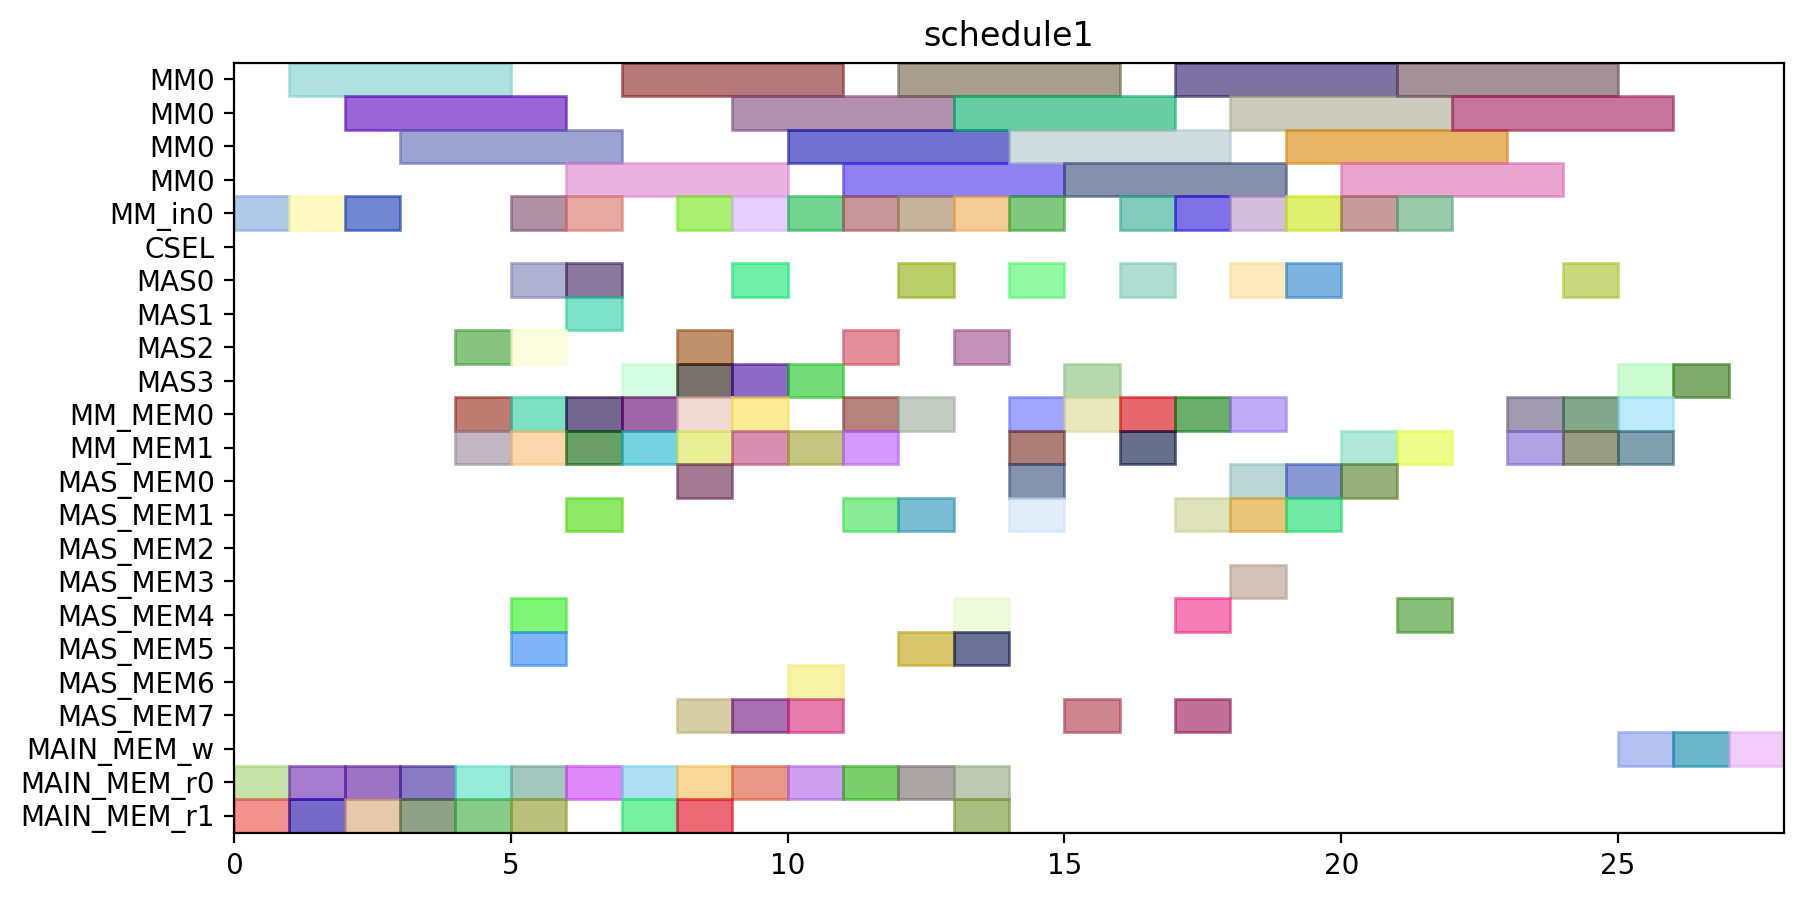

Python code for this plot:
from pyschedule import Scenario, solvers, plotters, alt


def solve():
	horizon = 141
	S = Scenario("schedule1", horizon=horizon)

	# resource
	MM = S.Resources('MM', num=1, size=4)
	MM_in = S.Resources('MM_in', num=1)
	CSEL = S.Resource('CSEL')
	MAS = S.Resources('MAS', num=4, size=1, periods=range(1, horizon))
	MM_MEM = S.Resources('MM_MEM', num=2)
	MAS_MEM = S.Resources('MAS_MEM', num=8)
	MAIN_MEM_w = S.Resource('MAIN_MEM_w', size=1)
	MAIN_MEM_r = S.Resources('MAIN_MEM_r', num=2)

	# result of previous scheduling
	t0_in = S.Task('t0_in', length=1, delay_cost=1)
	S += t0_in >= 0
	t0_in += MM_in[0]

	t0_mem0 = S.Task('t0_mem0', length=1, delay_cost=1)
	S += t0_mem0 >= 0
	t0_mem0 += MAIN_MEM_r[0]

	t0_mem1 = S.Task('t0_mem1', length=1, delay_cost=1)
	S += t0_mem1 >= 0
	t0_mem1 += MAIN_MEM_r[1]

	t0 = S.Task('t0', length=4, delay_cost=1)
	S += t0 >= 1
	t0 += MM[0]

	t2_in = S.Task('t2_in', length=1, delay_cost=1)
	S += t2_in >= 1
	t2_in += MM_in[0]

	t2_mem0 = S.Task('t2_mem0', length=1, delay_cost=1)
	S += t2_mem0 >= 1
	t2_mem0 += MAIN_MEM_r[0]

	t2_mem1 = S.Task('t2_mem1', length=1, delay_cost=1)
	S += t2_mem1 >= 1
	t2_mem1 += MAIN_MEM_r[1]

	t2 = S.Task('t2', length=4, delay_cost=1)
	S += t2 >= 2
	t2 += MM[0]

	t24_mem0 = S.Task('t24_mem0', length=1, delay_cost=1)
	S += t24_mem0 >= 4
	t24_mem0 += MM_MEM[0]

	t24_mem1 = S.Task('t24_mem1', length=1, delay_cost=1)
	S += t24_mem1 >= 4
	t24_mem1 += MM_MEM[1]

	t24 = S.Task('t24', length=1, delay_cost=1)
	S += t24 >= 5
	t24 += MAS[0]

	t3_mem0 = S.Task('t3_mem0', length=1, delay_cost=1)
	S += t3_mem0 >= 5
	t3_mem0 += MAIN_MEM_r[0]

	t3_mem1 = S.Task('t3_mem1', length=1, delay_cost=1)
	S += t3_mem1 >= 5
	t3_mem1 += MAIN_MEM_r[1]

	t25_mem0 = S.Task('t25_mem0', length=1, delay_cost=1)
	S += t25_mem0 >= 6
	t25_mem0 += MM_MEM[0]

	t25_mem1 = S.Task('t25_mem1', length=1, delay_cost=1)
	S += t25_mem1 >= 6
	t25_mem1 += MAS_MEM[1]

	t26_in = S.Task('t26_in', length=1, delay_cost=1)
	S += t26_in >= 6
	t26_in += MM_in[0]

	t26_mem0 = S.Task('t26_mem0', length=1, delay_cost=1)
	S += t26_mem0 >= 6
	t26_mem0 += MAIN_MEM_r[0]

	t26_mem1 = S.Task('t26_mem1', length=1, delay_cost=1)
	S += t26_mem1 >= 6
	t26_mem1 += MM_MEM[1]

	t3 = S.Task('t3', length=1, delay_cost=1)
	S += t3 >= 6
	t3 += MAS[0]

	t25 = S.Task('t25', length=1, delay_cost=1)
	S += t25 >= 7
	t25 += MAS[3]

	t26 = S.Task('t26', length=4, delay_cost=1)
	S += t26 >= 7
	t26 += MM[0]

	t4_mem0 = S.Task('t4_mem0', length=1, delay_cost=1)
	S += t4_mem0 >= 7
	t4_mem0 += MAIN_MEM_r[0]

	t4_mem1 = S.Task('t4_mem1', length=1, delay_cost=1)
	S += t4_mem1 >= 7
	t4_mem1 += MAIN_MEM_r[1]

	t6_mem0 = S.Task('t6_mem0', length=1, delay_cost=1)
	S += t6_mem0 >= 7
	t6_mem0 += MM_MEM[0]

	t6_mem1 = S.Task('t6_mem1', length=1, delay_cost=1)
	S += t6_mem1 >= 7
	t6_mem1 += MM_MEM[1]

	t4 = S.Task('t4', length=1, delay_cost=1)
	S += t4 >= 8
	t4 += MAS[3]

	t5_in = S.Task('t5_in', length=1, delay_cost=1)
	S += t5_in >= 8
	t5_in += MM_in[0]

	t5_mem0 = S.Task('t5_mem0', length=1, delay_cost=1)
	S += t5_mem0 >= 8
	t5_mem0 += MAS_MEM[0]

	t5_mem1 = S.Task('t5_mem1', length=1, delay_cost=1)
	S += t5_mem1 >= 8
	t5_mem1 += MAS_MEM[7]

	t6 = S.Task('t6', length=1, delay_cost=1)
	S += t6 >= 8
	t6 += MAS[2]

	t5 = S.Task('t5', length=4, delay_cost=1)
	S += t5 >= 9
	t5 += MM[0]

	t28_mem0 = S.Task('t28_mem0', length=1, delay_cost=1)
	S += t28_mem0 >= 10
	t28_mem0 += MAS_MEM[6]

	t28_mem1 = S.Task('t28_mem1', length=1, delay_cost=1)
	S += t28_mem1 >= 10
	t28_mem1 += MM_MEM[1]

	t27_in = S.Task('t27_in', length=1, delay_cost=1)
	S += t27_in >= 11
	t27_in += MM_in[0]

	t27_mem0 = S.Task('t27_mem0', length=1, delay_cost=1)
	S += t27_mem0 >= 11
	t27_mem0 += MAIN_MEM_r[0]

	t27_mem1 = S.Task('t27_mem1', length=1, delay_cost=1)
	S += t27_mem1 >= 11
	t27_mem1 += MAS_MEM[1]

	t28 = S.Task('t28', length=1, delay_cost=1)
	S += t28 >= 11
	t28 += MAS[2]

	t29_mem0 = S.Task('t29_mem0', length=1, delay_cost=1)
	S += t29_mem0 >= 11
	t29_mem0 += MM_MEM[0]

	t29_mem1 = S.Task('t29_mem1', length=1, delay_cost=1)
	S += t29_mem1 >= 11
	t29_mem1 += MM_MEM[1]

	t27 = S.Task('t27', length=4, delay_cost=1)
	S += t27 >= 12
	t27 += MM[0]

	t29 = S.Task('t29', length=1, delay_cost=1)
	S += t29 >= 12
	t29 += MAS[0]

	t30_in = S.Task('t30_in', length=1, delay_cost=1)
	S += t30_in >= 12
	t30_in += MM_in[0]

	t30_mem0 = S.Task('t30_mem0', length=1, delay_cost=1)
	S += t30_mem0 >= 12
	t30_mem0 += MAIN_MEM_r[0]

	t30_mem1 = S.Task('t30_mem1', length=1, delay_cost=1)
	S += t30_mem1 >= 12
	t30_mem1 += MAS_MEM[1]

	t7_mem0 = S.Task('t7_mem0', length=1, delay_cost=1)
	S += t7_mem0 >= 12
	t7_mem0 += MM_MEM[0]

	t7_mem1 = S.Task('t7_mem1', length=1, delay_cost=1)
	S += t7_mem1 >= 12
	t7_mem1 += MAS_MEM[5]

	t30 = S.Task('t30', length=4, delay_cost=1)
	S += t30 >= 13
	t30 += MM[0]

	t35_in = S.Task('t35_in', length=1, delay_cost=1)
	S += t35_in >= 13
	t35_in += MM_in[0]

	t35_mem0 = S.Task('t35_mem0', length=1, delay_cost=1)
	S += t35_mem0 >= 13
	t35_mem0 += MAS_MEM[4]

	t35_mem1 = S.Task('t35_mem1', length=1, delay_cost=1)
	S += t35_mem1 >= 13
	t35_mem1 += MAS_MEM[5]

	t7 = S.Task('t7', length=1, delay_cost=1)
	S += t7 >= 13
	t7 += MAS[2]

	t20_mem0 = S.Task('t20_mem0', length=1, delay_cost=1)
	S += t20_mem0 >= 14
	t20_mem0 += MM_MEM[0]

	t20_mem1 = S.Task('t20_mem1', length=1, delay_cost=1)
	S += t20_mem1 >= 14
	t20_mem1 += MM_MEM[1]

	t35 = S.Task('t35', length=4, delay_cost=1)
	S += t35 >= 14
	t35 += MM[0]

	t20 = S.Task('t20', length=1, delay_cost=1)
	S += t20 >= 15
	t20 += MAS[3]

	t31_in = S.Task('t31_in', length=1, delay_cost=1)
	S += t31_in >= 16
	t31_in += MM_in[0]

	t31_mem0 = S.Task('t31_mem0', length=1, delay_cost=1)
	S += t31_mem0 >= 16
	t31_mem0 += MM_MEM[0]

	t31_mem1 = S.Task('t31_mem1', length=1, delay_cost=1)
	S += t31_mem1 >= 16
	t31_mem1 += MM_MEM[1]

	t31 = S.Task('t31', length=4, delay_cost=1)
	S += t31 >= 17
	t31 += MM[0]


	# new tasks
	t1 = S.Task('t1', length=4, delay_cost=1)
	t1 += alt(MM)
	t1_in = S.Task('t1_in', length=1, delay_cost=1)
	t1_in += alt(MM_in)
	S += t1_in*MM_in[0]<=t1*MM[0]
	S += t1<8

	t1_mem0 = S.Task('t1_mem0', length=1, delay_cost=1)
	t1_mem0 += MAIN_MEM_r[0]
	S += t1_mem0 <= t1

	t1_mem1 = S.Task('t1_mem1', length=1, delay_cost=1)
	t1_mem1 += MAIN_MEM_r[1]
	S += t1_mem1 <= t1

	t8 = S.Task('t8', length=1, delay_cost=1)
	t8 += alt(MAS)
	S += t8<6

	t8_mem0 = S.Task('t8_mem0', length=1, delay_cost=1)
	t8_mem0 += MAIN_MEM_r[0]
	S += t8_mem0 <= t8

	t8_mem1 = S.Task('t8_mem1', length=1, delay_cost=1)
	t8_mem1 += MAIN_MEM_r[1]
	S += t8_mem1 <= t8

	t9 = S.Task('t9', length=1, delay_cost=1)
	t9 += alt(MAS)
	S += t9<6

	t9_mem0 = S.Task('t9_mem0', length=1, delay_cost=1)
	t9_mem0 += MAIN_MEM_r[0]
	S += t9_mem0 <= t9

	t9_mem1 = S.Task('t9_mem1', length=1, delay_cost=1)
	t9_mem1 += MAIN_MEM_r[1]
	S += t9_mem1 <= t9

	t13 = S.Task('t13', length=1, delay_cost=1)
	t13 += alt(MAS)
	S += t13<15

	t13_mem0 = S.Task('t13_mem0', length=1, delay_cost=1)
	t13_mem0 += MAIN_MEM_r[0]
	S += t13_mem0 <= t13

	t13_mem1 = S.Task('t13_mem1', length=1, delay_cost=1)
	t13_mem1 += MAIN_MEM_r[1]
	S += t13_mem1 <= t13

	t14 = S.Task('t14', length=1, delay_cost=1)
	t14 += alt(MAS)
	S += t14<15

	t14_mem0 = S.Task('t14_mem0', length=1, delay_cost=1)
	t14_mem0 += MAIN_MEM_r[0]
	S += t14_mem0 <= t14

	t14_mem1 = S.Task('t14_mem1', length=1, delay_cost=1)
	t14_mem1 += MAIN_MEM_r[1]
	S += t14_mem1 <= t14

	t10 = S.Task('t10', length=4, delay_cost=1)
	t10 += alt(MM)
	t10_in = S.Task('t10_in', length=1, delay_cost=1)
	t10_in += alt(MM_in)
	S += t10_in*MM_in[0]<=t10*MM[0]
	S += t10<10

	t10_mem0 = S.Task('t10_mem0', length=1, delay_cost=1)
	t10_mem0 += alt(MAS_MEM)
	S += (t8*MAS[0])-1 < t10_mem0*MAS_MEM[0]
	S += (t8*MAS[1])-1 < t10_mem0*MAS_MEM[2]
	S += (t8*MAS[2])-1 < t10_mem0*MAS_MEM[4]
	S += (t8*MAS[3])-1 < t10_mem0*MAS_MEM[6]
	S += t10_mem0 <= t10

	t10_mem1 = S.Task('t10_mem1', length=1, delay_cost=1)
	t10_mem1 += alt(MAS_MEM)
	S += (t9*MAS[0])-1 < t10_mem1*MAS_MEM[1]
	S += (t9*MAS[1])-1 < t10_mem1*MAS_MEM[3]
	S += (t9*MAS[2])-1 < t10_mem1*MAS_MEM[5]
	S += (t9*MAS[3])-1 < t10_mem1*MAS_MEM[7]
	S += t10_mem1 <= t10

	t11 = S.Task('t11', length=1, delay_cost=1)
	t11 += alt(MAS)
	S += t11<10

	t11_mem0 = S.Task('t11_mem0', length=1, delay_cost=1)
	t11_mem0 += alt(MM_MEM)
	S += (t1*MM[0])-1 < t11_mem0*MM_MEM[0]
	S += t11_mem0 <= t11

	t11_mem1 = S.Task('t11_mem1', length=1, delay_cost=1)
	t11_mem1 += MM_MEM[1]
	S += 5 < t11_mem1
	S += t11_mem1 <= t11

	t15 = S.Task('t15', length=4, delay_cost=1)
	t15 += alt(MM)
	t15_in = S.Task('t15_in', length=1, delay_cost=1)
	t15_in += alt(MM_in)
	S += t15_in*MM_in[0]<=t15*MM[0]
	S += t15<19

	t15_mem0 = S.Task('t15_mem0', length=1, delay_cost=1)
	t15_mem0 += alt(MAS_MEM)
	S += (t13*MAS[0])-1 < t15_mem0*MAS_MEM[0]
	S += (t13*MAS[1])-1 < t15_mem0*MAS_MEM[2]
	S += (t13*MAS[2])-1 < t15_mem0*MAS_MEM[4]
	S += (t13*MAS[3])-1 < t15_mem0*MAS_MEM[6]
	S += t15_mem0 <= t15

	t15_mem1 = S.Task('t15_mem1', length=1, delay_cost=1)
	t15_mem1 += alt(MAS_MEM)
	S += (t14*MAS[0])-1 < t15_mem1*MAS_MEM[1]
	S += (t14*MAS[1])-1 < t15_mem1*MAS_MEM[3]
	S += (t14*MAS[2])-1 < t15_mem1*MAS_MEM[5]
	S += (t14*MAS[3])-1 < t15_mem1*MAS_MEM[7]
	S += t15_mem1 <= t15

	t16 = S.Task('t16', length=1, delay_cost=1)
	t16 += alt(MAS)
	S += t16<19

	t16_mem0 = S.Task('t16_mem0', length=1, delay_cost=1)
	t16_mem0 += MM_MEM[0]
	S += 4 < t16_mem0
	S += t16_mem0 <= t16

	t16_mem1 = S.Task('t16_mem1', length=1, delay_cost=1)
	t16_mem1 += MM_MEM[1]
	S += 5 < t16_mem1
	S += t16_mem1 <= t16

	t19 = S.Task('t19', length=4, delay_cost=1)
	t19 += alt(MM)
	t19_in = S.Task('t19_in', length=1, delay_cost=1)
	t19_in += alt(MM_in)
	S += t19_in*MM_in[0]<=t19*MM[0]
	S += t19<15

	t19_mem0 = S.Task('t19_mem0', length=1, delay_cost=1)
	t19_mem0 += MAIN_MEM_r[0]
	S += t19_mem0 <= t19

	t19_mem1 = S.Task('t19_mem1', length=1, delay_cost=1)
	t19_mem1 += MM_MEM[1]
	S += 5 < t19_mem1
	S += t19_mem1 <= t19

	t12 = S.Task('t12', length=1, delay_cost=1)
	t12 += alt(MAS)
	S += t12<11

	t12_mem0 = S.Task('t12_mem0', length=1, delay_cost=1)
	t12_mem0 += alt(MM_MEM)
	S += (t10*MM[0])-1 < t12_mem0*MM_MEM[0]
	S += t12_mem0 <= t12

	t12_mem1 = S.Task('t12_mem1', length=1, delay_cost=1)
	t12_mem1 += alt(MAS_MEM)
	S += (t11*MAS[0])-1 < t12_mem1*MAS_MEM[1]
	S += (t11*MAS[1])-1 < t12_mem1*MAS_MEM[3]
	S += (t11*MAS[2])-1 < t12_mem1*MAS_MEM[5]
	S += (t11*MAS[3])-1 < t12_mem1*MAS_MEM[7]
	S += t12_mem1 <= t12

	t17 = S.Task('t17', length=1, delay_cost=1)
	t17 += alt(MAS)
	S += t17<1000

	t17_mem0 = S.Task('t17_mem0', length=1, delay_cost=1)
	t17_mem0 += alt(MM_MEM)
	S += (t15*MM[0])-1 < t17_mem0*MM_MEM[0]
	S += t17_mem0 <= t17

	t17_mem1 = S.Task('t17_mem1', length=1, delay_cost=1)
	t17_mem1 += alt(MAS_MEM)
	S += (t16*MAS[0])-1 < t17_mem1*MAS_MEM[1]
	S += (t16*MAS[1])-1 < t17_mem1*MAS_MEM[3]
	S += (t16*MAS[2])-1 < t17_mem1*MAS_MEM[5]
	S += (t16*MAS[3])-1 < t17_mem1*MAS_MEM[7]
	S += t17_mem1 <= t17

	t18 = S.Task('t18', length=4, delay_cost=1)
	t18 += alt(MM)
	t18_in = S.Task('t18_in', length=1, delay_cost=1)
	t18_in += alt(MM_in)
	S += t18_in*MM_in[0]<=t18*MM[0]
	S += t18<15

	t18_mem0 = S.Task('t18_mem0', length=1, delay_cost=1)
	t18_mem0 += MAIN_MEM_r[0]
	S += t18_mem0 <= t18

	t18_mem1 = S.Task('t18_mem1', length=1, delay_cost=1)
	t18_mem1 += alt(MAS_MEM)
	S += (t12*MAS[0])-1 < t18_mem1*MAS_MEM[1]
	S += (t12*MAS[1])-1 < t18_mem1*MAS_MEM[3]
	S += (t12*MAS[2])-1 < t18_mem1*MAS_MEM[5]
	S += (t12*MAS[3])-1 < t18_mem1*MAS_MEM[7]
	S += t18_mem1 <= t18

	t21 = S.Task('t21', length=1, delay_cost=1)
	t21 += alt(MAS)
	t21_mem0 = S.Task('t21_mem0', length=1, delay_cost=1)
	t21_mem0 += alt(MM_MEM)
	S += (t1*MM[0])-1 < t21_mem0*MM_MEM[0]
	S += t21_mem0 <= t21

	t21_mem1 = S.Task('t21_mem1', length=1, delay_cost=1)
	t21_mem1 += MAS_MEM[7]
	S += 15 < t21_mem1
	S += t21_mem1 <= t21

	t22 = S.Task('t22', length=1, delay_cost=1)
	t22 += alt(MAS)
	t22_mem0 = S.Task('t22_mem0', length=1, delay_cost=1)
	t22_mem0 += alt(MM_MEM)
	S += (t1*MM[0])-1 < t22_mem0*MM_MEM[0]
	S += t22_mem0 <= t22

	t22_mem1 = S.Task('t22_mem1', length=1, delay_cost=1)
	t22_mem1 += MAS_MEM[7]
	S += 15 < t22_mem1
	S += t22_mem1 <= t22

	t32 = S.Task('t32', length=4, delay_cost=1)
	t32 += alt(MM)
	t32_in = S.Task('t32_in', length=1, delay_cost=1)
	t32_in += alt(MM_in)
	S += t32_in*MM_in[0]<=t32*MM[0]
	t32_mem0 = S.Task('t32_mem0', length=1, delay_cost=1)
	t32_mem0 += MAS_MEM[4]
	S += 11 < t32_mem0
	S += t32_mem0 <= t32

	t32_mem1 = S.Task('t32_mem1', length=1, delay_cost=1)
	t32_mem1 += MM_MEM[1]
	S += 20 < t32_mem1
	S += t32_mem1 <= t32

	t33 = S.Task('t33', length=4, delay_cost=1)
	t33 += alt(MM)
	t33_in = S.Task('t33_in', length=1, delay_cost=1)
	t33_in += alt(MM_in)
	S += t33_in*MM_in[0]<=t33*MM[0]
	t33_mem0 = S.Task('t33_mem0', length=1, delay_cost=1)
	t33_mem0 += alt(MAS_MEM)
	S += (t17*MAS[0])-1 < t33_mem0*MAS_MEM[0]
	S += (t17*MAS[1])-1 < t33_mem0*MAS_MEM[2]
	S += (t17*MAS[2])-1 < t33_mem0*MAS_MEM[4]
	S += (t17*MAS[3])-1 < t33_mem0*MAS_MEM[6]
	S += t33_mem0 <= t33

	t33_mem1 = S.Task('t33_mem1', length=1, delay_cost=1)
	t33_mem1 += MM_MEM[1]
	S += 20 < t33_mem1
	S += t33_mem1 <= t33

	t23 = S.Task('t23', length=4, delay_cost=1)
	t23 += alt(MM)
	t23_in = S.Task('t23_in', length=1, delay_cost=1)
	t23_in += alt(MM_in)
	S += t23_in*MM_in[0]<=t23*MM[0]
	t23_mem0 = S.Task('t23_mem0', length=1, delay_cost=1)
	t23_mem0 += alt(MAS_MEM)
	S += (t21*MAS[0])-1 < t23_mem0*MAS_MEM[0]
	S += (t21*MAS[1])-1 < t23_mem0*MAS_MEM[2]
	S += (t21*MAS[2])-1 < t23_mem0*MAS_MEM[4]
	S += (t21*MAS[3])-1 < t23_mem0*MAS_MEM[6]
	S += t23_mem0 <= t23

	t23_mem1 = S.Task('t23_mem1', length=1, delay_cost=1)
	t23_mem1 += alt(MAS_MEM)
	S += (t22*MAS[0])-1 < t23_mem1*MAS_MEM[1]
	S += (t22*MAS[1])-1 < t23_mem1*MAS_MEM[3]
	S += (t22*MAS[2])-1 < t23_mem1*MAS_MEM[5]
	S += (t22*MAS[3])-1 < t23_mem1*MAS_MEM[7]
	S += t23_mem1 <= t23

	t34 = S.Task('t34', length=4, delay_cost=1)
	t34 += alt(MM)
	t34_in = S.Task('t34_in', length=1, delay_cost=1)
	t34_in += alt(MM_in)
	S += t34_in*MM_in[0]<=t34*MM[0]
	t34_mem0 = S.Task('t34_mem0', length=1, delay_cost=1)
	t34_mem0 += MAS_MEM[4]
	S += 13 < t34_mem0
	S += t34_mem0 <= t34

	t34_mem1 = S.Task('t34_mem1', length=1, delay_cost=1)
	t34_mem1 += alt(MAS_MEM)
	S += (t21*MAS[0])-1 < t34_mem1*MAS_MEM[1]
	S += (t21*MAS[1])-1 < t34_mem1*MAS_MEM[3]
	S += (t21*MAS[2])-1 < t34_mem1*MAS_MEM[5]
	S += (t21*MAS[3])-1 < t34_mem1*MAS_MEM[7]
	S += t34_mem1 <= t34

	t36 = S.Task('t36', length=4, delay_cost=1)
	t36 += alt(MM)
	t36_in = S.Task('t36_in', length=1, delay_cost=1)
	t36_in += alt(MM_in)
	S += t36_in*MM_in[0]<=t36*MM[0]
	t36_mem0 = S.Task('t36_mem0', length=1, delay_cost=1)
	t36_mem0 += alt(MAS_MEM)
	S += (t17*MAS[0])-1 < t36_mem0*MAS_MEM[0]
	S += (t17*MAS[1])-1 < t36_mem0*MAS_MEM[2]
	S += (t17*MAS[2])-1 < t36_mem0*MAS_MEM[4]
	S += (t17*MAS[3])-1 < t36_mem0*MAS_MEM[6]
	S += t36_mem0 <= t36

	t36_mem1 = S.Task('t36_mem1', length=1, delay_cost=1)
	t36_mem1 += alt(MAS_MEM)
	S += (t22*MAS[0])-1 < t36_mem1*MAS_MEM[1]
	S += (t22*MAS[1])-1 < t36_mem1*MAS_MEM[3]
	S += (t22*MAS[2])-1 < t36_mem1*MAS_MEM[5]
	S += (t22*MAS[3])-1 < t36_mem1*MAS_MEM[7]
	S += t36_mem1 <= t36

	PY_new = S.Task('PY_new', length=1, delay_cost=1)
	PY_new += alt(MAS)
	S += 0<PY_new

	PY_new_w = S.Task('PY_new_w', length=1, delay_cost=1)
	PY_new_w += alt(MAIN_MEM_w)
	S += PY_new <= PY_new_w

	PY_new_mem0 = S.Task('PY_new_mem0', length=1, delay_cost=1)
	PY_new_mem0 += alt(MM_MEM)
	S += (t23*MM[0])-1 < PY_new_mem0*MM_MEM[0]
	S += PY_new_mem0 <= PY_new

	PY_new_mem1 = S.Task('PY_new_mem1', length=1, delay_cost=1)
	PY_new_mem1 += alt(MM_MEM)
	S += (t32*MM[0])-1 < PY_new_mem1*MM_MEM[1]
	S += PY_new_mem1 <= PY_new

	PX_new = S.Task('PX_new', length=1, delay_cost=1)
	PX_new += alt(MAS)
	S += 0<PX_new

	PX_new_w = S.Task('PX_new_w', length=1, delay_cost=1)
	PX_new_w += alt(MAIN_MEM_w)
	S += PX_new <= PX_new_w

	PX_new_mem0 = S.Task('PX_new_mem0', length=1, delay_cost=1)
	PX_new_mem0 += alt(MM_MEM)
	S += (t34*MM[0])-1 < PX_new_mem0*MM_MEM[0]
	S += PX_new_mem0 <= PX_new

	PX_new_mem1 = S.Task('PX_new_mem1', length=1, delay_cost=1)
	PX_new_mem1 += alt(MM_MEM)
	S += (t33*MM[0])-1 < PX_new_mem1*MM_MEM[1]
	S += PX_new_mem1 <= PX_new

	PZ_new = S.Task('PZ_new', length=1, delay_cost=1)
	PZ_new += alt(MAS)
	S += 0<PZ_new

	PZ_new_w = S.Task('PZ_new_w', length=1, delay_cost=1)
	PZ_new_w += alt(MAIN_MEM_w)
	S += PZ_new <= PZ_new_w

	PZ_new_mem0 = S.Task('PZ_new_mem0', length=1, delay_cost=1)
	PZ_new_mem0 += alt(MM_MEM)
	S += (t36*MM[0])-1 < PZ_new_mem0*MM_MEM[0]
	S += PZ_new_mem0 <= PZ_new

	PZ_new_mem1 = S.Task('PZ_new_mem1', length=1, delay_cost=1)
	PZ_new_mem1 += MM_MEM[1]
	S += 17 < PZ_new_mem1
	S += PZ_new_mem1 <= PZ_new

	solvers.mip.solve(S,msg=1,kind='CPLEX',ratio_gap=1.01)

	solution = [['hoge']*len(S.solution()[1]) for i in range(len(S.solution()))]
	for i in range(len(S.solution())):
		for j in range(len(S.solution()[i])):
			solution[i][j]=str(S.solution()[i][j])
	print(solution)

	cycles = int(solution[-1][3])

	pic_file_name = "/home/mfukuda/ABE/multiRAM_multiMAS_16mux/scheduling_result/stage4MM1_stage1MAS4/EP_ADD_A_ANY/schedule1.png"
	if(S.solution() != []):
		plotters.matplotlib.plot(S,img_filename=pic_file_name, show_task_labels=False, fig_size=(cycles*0.25+3, 5))

	return solution
